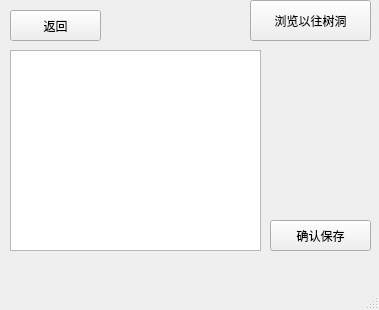
<?xml version="1.0" encoding="UTF-8"?>
<ui version="4.0">
 <class>Widget</class>
 <widget class="QMainWindow" name="Widget">
  <property name="geometry">
   <rect>
    <x>0</x>
    <y>0</y>
    <width>379</width>
    <height>310</height>
   </rect>
  </property>
  <property name="windowTitle">
   <string>Widget</string>
  </property>
  <widget class="QWidget" name="centralwidget">
   <widget class="QPushButton" name="pushButton">
    <property name="geometry">
     <rect>
      <x>250</x>
      <y>0</y>
      <width>121</width>
      <height>41</height>
     </rect>
    </property>
    <property name="text">
     <string>浏览以往树洞</string>
    </property>
   </widget>
   <widget class="QPushButton" name="backbutton_2">
    <property name="geometry">
     <rect>
      <x>10</x>
      <y>10</y>
      <width>91</width>
      <height>31</height>
     </rect>
    </property>
    <property name="text">
     <string>返回</string>
    </property>
   </widget>
   <widget class="QTextEdit" name="textEdit">
    <property name="geometry">
     <rect>
      <x>10</x>
      <y>50</y>
      <width>251</width>
      <height>201</height>
     </rect>
    </property>
   </widget>
   <widget class="QPushButton" name="pushButton_2">
    <property name="geometry">
     <rect>
      <x>270</x>
      <y>220</y>
      <width>101</width>
      <height>31</height>
     </rect>
    </property>
    <property name="text">
     <string>确认保存</string>
    </property>
   </widget>
  </widget>
  <widget class="QMenuBar" name="menubar">
   <property name="geometry">
    <rect>
     <x>0</x>
     <y>0</y>
     <width>379</width>
     <height>26</height>
    </rect>
   </property>
  </widget>
  <widget class="QStatusBar" name="statusbar"/>
 </widget>
 <resources/>
 <connections/>
</ui>
